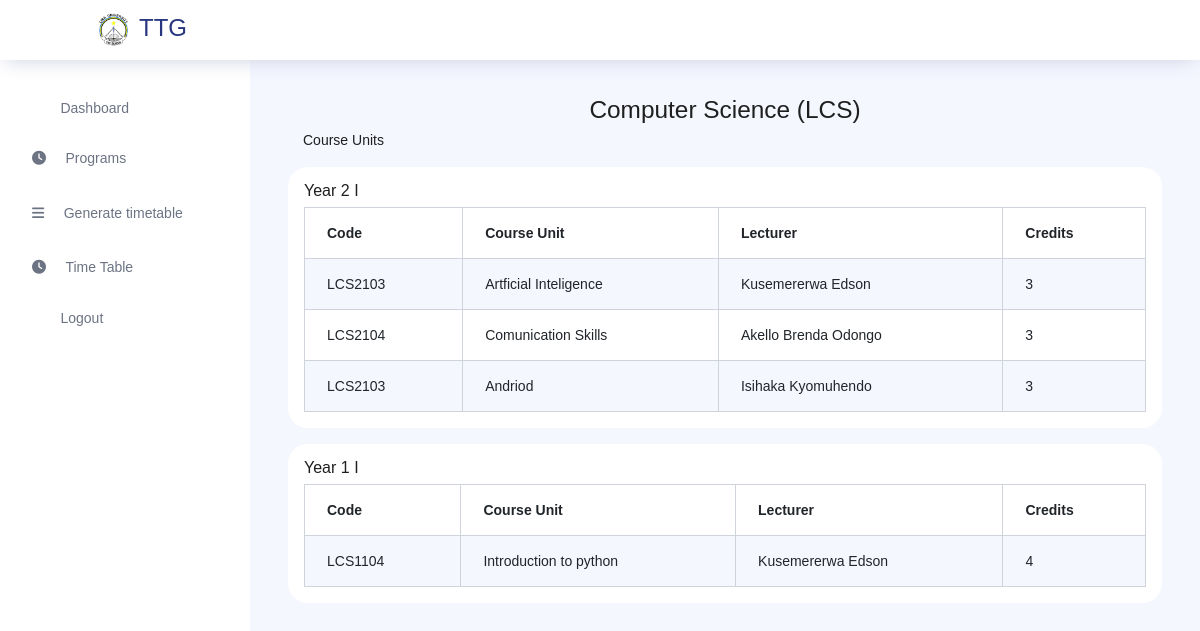
The page /staff/courses/1/ (signed in) on the database its author committed.
### store/models.py (models this page shows, shortened)
class Program(models.Model):
    program_name = models.CharField(max_length=100)
    program_code = models.CharField(max_length=20)
    department = models.ForeignKey(Department, on_delete=models.CASCADE)

class Course(models.Model):
    course_lecturer = models.ForeignKey(Staff, on_delete=models.SET_NULL, null=True, blank=True)
    course_name = models.CharField(max_length=100)
    course_code = models.CharField(max_length=20)
    description = models.TextField()
    program = models.ForeignKey(Program, on_delete=models.CASCADE)
    credit = models.PositiveIntegerField()
    course_year = models.CharField(max_length=40)

class Staff(models.Model):
    ROLE = [('Admin','Admin'),('Lecturer','Lecturer')]
    department = models.ForeignKey(Department, on_delete=models.CASCADE)
    fullname = models.CharField(max_length=255)
    username = models.CharField(max_length=255)
    email = models.EmailField()
    password = models.CharField(max_length=255)
    role = models.CharField(max_length=50, choices=ROLE, default='lecturer')

### staff_app/views.py (the view)
# urls.py: path('courses/<str:program>/', views.course, name='course'),
def courses(request, program):
    staff_id = request.session.get('staff_id')
    if not staff_id:
        messages.error(request, 'Please log in to access the programs.')
        return redirect('staff:login')
    staff = get_object_or_404(Staff, id=staff_id)
    program = get_object_or_404(Program, pk=program)
    courses = Course.objects.filter(program=program)
    staffs = Staff.objects.all()
    courses_by_year = {}
    for course in courses:
        year = course.course_year
        if year not in courses_by_year:
            courses_by_year[year] = []
        courses_by_year[year].append(course)
    context = {
        'staff': staff,
        'staffs': staffs,
        'program':program,
        'courses':courses,
        'courses_by_year': courses_by_year
    }
    return render(request, 'staff/courses.html', context)

### templates/staff/courses.html
{% extends 'staff/staff_layout.html'%}
{% block content %}
<div class="container">
    <h3 class="text-center">{{ program.program_name }} ({{ program.program_code }})</h3>
    <p>Course Units</p>
    </div>
    {% for year, courses_in_year in courses_by_year.items %}
    <div class="card p-3 my-3 bg-white">
        <h5>Year {{ year }}</h5>
        <table class="table table-bordered table-striped">
            <thead>
                <tr>
                    <th>Code</th>
                    <th>Course Unit</th>
                    <th>Lecturer</th>
                    <th>Credits</th>
                </tr>
            </thead>
            <tbody>
                {% for c in courses %}
                {% if c.course_year == year %}
                <tr>
                    <td>{{ c.course_code }}</td>
                    <td>{{ c.course_name }}</td>
                    <td>{{c.course_lecturer.fullname}}</td>
                    <td>{{ c.credit }}</td>
                </tr>
                {% endif %}
                {% endfor %}
            </tbody>
        </table>
    </div>
    {% endfor %}
</div>
{%endblock%}

### rows shown on the page
Program: program_name "Computer Science", program_code "LCS"
Course: course_year "2 I", course_code "LCS2103", course_name "Artficial Inteligence", course_lecturer.fullname "Kusemererwa Edson", credit "3"
Course: course_code "LCS2104", course_name "Comunication Skills", course_lecturer.fullname "Akello Brenda Odongo", credit "3"
Course: course_code "LCS2103", course_name "Andriod", course_lecturer.fullname "Isihaka Kyomuhendo", credit "3"
Course: course_year "1 I", course_code "LCS1104", course_name "Introduction to python", course_lecturer.fullname "Kusemererwa Edson", credit "4"
